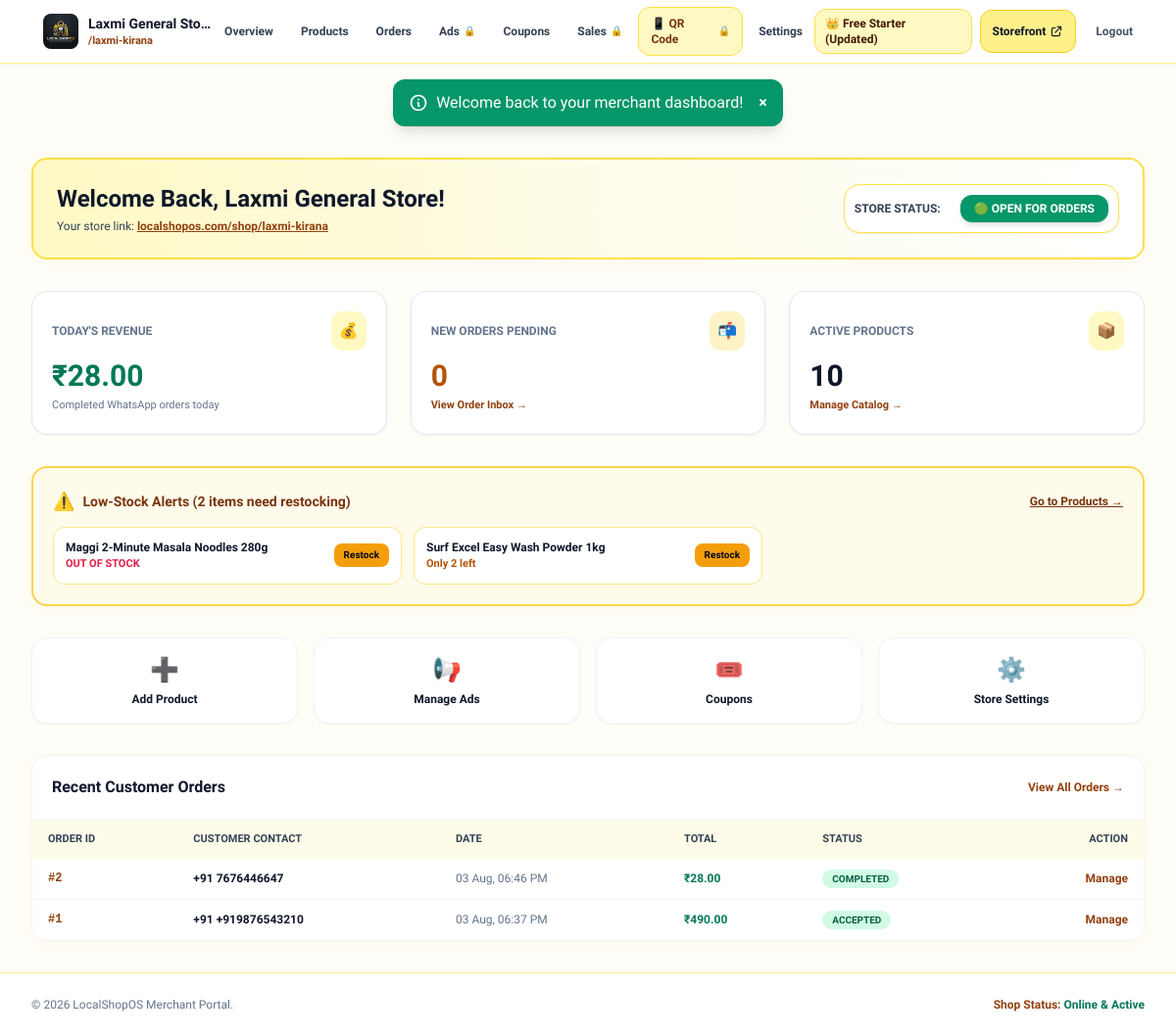
Screenshot of /dashboard/index.php (signed in) with the database file from the repository.
### tables this page shows
CREATE TABLE `tenants` (
  `id` int(11) NOT NULL AUTO_INCREMENT,
  `shop_name` varchar(255) NOT NULL,
  `subdomain` varchar(100) NOT NULL,
  `whatsapp_number` varchar(20) NOT NULL,
  `category` varchar(100) DEFAULT 'General Store',
  `logo_url` varchar(550) DEFAULT NULL,
  `product_limit` int(11) DEFAULT 30,
  `plan_status` varchar(20) DEFAULT 'trial',
  `trial_ends_at` datetime DEFAULT NULL,
  `plan_id` int(11) DEFAULT NULL,
  `is_open` tinyint(1) DEFAULT 1,
  `last_login_at` datetime DEFAULT NULL,
  `delivery_enabled` tinyint(1) DEFAULT 1,
  `delivery_fee` decimal(10,2) DEFAULT 0.00,
  `min_delivery_order` decimal(10,2) DEFAULT 0.00,
  `delivery_area_note` varchar(255) DEFAULT NULL,
  `order_thank_you_msg` text DEFAULT NULL,
  `created_at` datetime DEFAULT current_timestamp(),
  PRIMARY KEY (`id`),
  UNIQUE KEY `subdomain` (`subdomain`),
  KEY `subdomain_2` (`subdomain`),
  KEY `plan_status` (`plan_status`),
  KEY `plan_id` (`plan_id`),
  CONSTRAINT `tenants_ibfk_1` FOREIGN KEY (`plan_id`) REFERENCES `plans` (`id`) ON DELETE SET NULL
);

CREATE TABLE `plans` (
  `id` int(11) NOT NULL AUTO_INCREMENT,
  `name` varchar(255) NOT NULL,
  `price` decimal(10,2) DEFAULT 0.00,
  `billing_period` varchar(50) DEFAULT 'monthly',
  `product_limit` int(11) DEFAULT 30,
  `is_default` tinyint(1) DEFAULT 0,
  `created_at` datetime DEFAULT current_timestamp(),
  PRIMARY KEY (`id`)
);

CREATE TABLE `products` (
  `id` int(11) NOT NULL AUTO_INCREMENT,
  `tenant_id` int(11) NOT NULL,
  `name` varchar(255) NOT NULL,
  `price` decimal(10,2) NOT NULL,
  `stock_count` int(11) DEFAULT 0,
  `photo_url` varchar(550) DEFAULT NULL,
  `category` varchar(100) NOT NULL DEFAULT 'General',
  `is_active` tinyint(1) DEFAULT 1,
  `created_at` datetime DEFAULT current_timestamp(),
  PRIMARY KEY (`id`),
  KEY `tenant_id` (`tenant_id`),
  KEY `tenant_id_2` (`tenant_id`,`is_active`),
  KEY `tenant_id_3` (`tenant_id`,`category`),
  CONSTRAINT `products_ibfk_1` FOREIGN KEY (`tenant_id`) REFERENCES `tenants` (`id`) ON DELETE CASCADE
);

CREATE TABLE `orders` (
  `id` int(11) NOT NULL AUTO_INCREMENT,
  `tenant_id` int(11) NOT NULL,
  `customer_contact` varchar(100) NOT NULL,
  `total` decimal(10,2) NOT NULL,
  `discount_amount` decimal(10,2) DEFAULT 0.00,
  `coupon_code` varchar(50) DEFAULT NULL,
  `status` varchar(20) DEFAULT 'new',
  `accepted_at` datetime DEFAULT NULL,
  `preparing_at` datetime DEFAULT NULL,
  `completed_at` datetime DEFAULT NULL,
  `delivery_type` varchar(20) DEFAULT 'delivery',
  `delivery_address` text DEFAULT NULL,
  `delivery_contact` varchar(50) DEFAULT NULL,
  `payment_mode` varchar(50) DEFAULT 'cod',
  `delivery_fee` decimal(10,2) DEFAULT 0.00,
  `created_at` datetime DEFAULT current_timestamp(),
  PRIMARY KEY (`id`),
  KEY `tenant_id` (`tenant_id`),
  KEY `tenant_id_2` (`tenant_id`,`status`),
  KEY `tenant_id_3` (`tenant_id`,`created_at`),
  CONSTRAINT `orders_ibfk_1` FOREIGN KEY (`tenant_id`) REFERENCES `tenants` (`id`) ON DELETE CASCADE
);

### dashboard/index.php (the view, shortened to what the rows shown need)
<?php
require_once __DIR__ . '/header.php';
$lowStockStmt = $pdo->prepare("SELECT * FROM products WHERE tenant_id = ? AND is_active = 1 AND stock_count <= 5 ORDER BY stock_count ASC LIMIT 6");
$lowStockStmt->execute([$tenantId]);
$lowStockProducts = $lowStockStmt->fetchAll();
$recentOrdersStmt = $pdo->prepare("SELECT * FROM orders WHERE tenant_id = ? ORDER BY id DESC LIMIT 5");
$recentOrdersStmt->execute([$tenantId]);
$recentOrders = $recentOrdersStmt->fetchAll();
?>
<div class="app-card p-6 rounded-2xl mb-8 bg-gradient-to-r from-brand-100 via-brand-50 to-white border-2 border-brand-300">
  <div class="flex flex-col md:flex-row md:items-center justify-between gap-4">
    <div class="space-y-1">
      <div class="flex items-center space-x-2">
        <h1 class="text-xl sm:text-2xl font-black text-slate-900">Welcome Back, <?= htmlspecialchars($shopName) ?>!</h1>
      </div>
    </div>
  </div>
</div>
<?php if (!empty($lowStockProducts)): ?>
  <div class="app-card p-5 rounded-2xl mb-8 bg-amber-50 border-2 border-amber-300 space-y-3">
    <div class="grid grid-cols-1 sm:grid-cols-2 lg:grid-cols-3 gap-3">
      <?php foreach ($lowStockProducts as $lp): ?>
        <div class="bg-white p-3 rounded-xl border border-amber-200 flex items-center justify-between text-xs">
          <div class="min-w-0 pr-2">
            <h5 class="font-extrabold text-slate-900 truncate"><?= htmlspecialchars($lp['name']) ?></h5>
            <span class="text-[11px] font-black <?= $lp['stock_count'] === 0 ? 'text-rose-600' : 'text-amber-700' ?>">
              <?= $lp['stock_count'] === 0 ? 'OUT OF STOCK' : 'Only ' . $lp['stock_count'] . ' left' ?>
            </span>
          </div>
          <a href="/dashboard/products.php" class="px-2.5 py-1 bg-amber-500 hover:bg-amber-600 text-slate-950 font-black text-[10px] rounded-lg shrink-0">
            Restock
          </a>
        </div>
      <?php endforeach; ?>
    </div>
  </div>
<?php endif; ?>
<div class="app-card rounded-2xl overflow-hidden bg-white">
  <?php if (empty($recentOrders)): ?>
    <div class="text-center py-12">
      <div class="text-4xl mb-2">🛍️</div>
      <p class="text-xs text-slate-500 font-medium">No orders received yet.</p>
    </div>
  <?php else: ?>
    <div class="overflow-x-auto">
      <table class="w-full text-left text-xs">
        <thead class="bg-brand-50 text-slate-700 uppercase font-black text-[11px]">
          <tr>
            <th class="py-3 px-4">Order ID</th>
            <th class="py-3 px-4">Customer Contact</th>
            <th class="py-3 px-4">Date</th>
            <th class="py-3 px-4">Total</th>
            <th class="py-3 px-4">Status</th>
            <th class="py-3 px-4 text-right">Action</th>
          </tr>
        </thead>
        <tbody class="divide-y divide-slate-100 font-medium">
          <?php foreach ($recentOrders as $ord): ?>
            <tr class="hover:bg-brand-50/50">
              <td class="py-3 px-4 font-mono font-bold text-amber-800">#<?= $ord['id'] ?></td>
              <td class="py-3 px-4 font-bold text-slate-900">+91 <?= htmlspecialchars($ord['customer_contact']) ?></td>
              <td class="py-3 px-4 text-slate-500"><?= date('d M, h:i A', strtotime($ord['created_at'])) ?></td>
              <td class="py-3 px-4 font-black text-emerald-700">₹<?= number_format($ord['total'], 2) ?></td>
              <td class="py-3 px-4">
                <span class="px-2.5 py-1 rounded-full text-[10px] font-black uppercase
                  <?= $ord['status'] === 'new' ? 'bg-amber-100 text-amber-800 border border-amber-300' : 'bg-emerald-100 text-emerald-800' ?>">
                  <?= htmlspecialchars($ord['status']) ?>
                </span>
              </td>
              <td class="py-3 px-4 text-right">
                <a href="/dashboard/orders.php" class="text-xs font-bold text-amber-800 hover:underline">Manage</a>
              </td>
            </tr>
          <?php endforeach; ?>
        </tbody>
      </table>
    </div>
  <?php endif; ?>
</div>
<?php require_once __DIR__ . '/footer.php'; ?>

### dashboard/header.php (shortened to what the rows shown need)
<?php
$tenantId  = get_logged_tenant_id();
$shopName  = $_SESSION['shop_name'] ?? 'My Shop';
$pdo = getDBConnection();
$tenantCheckStmt = $pdo->prepare("SELECT t.*, p.name as plan_name FROM tenants t LEFT JOIN plans p ON t.plan_id = p.id WHERE t.id = ?");
$tenantCheckStmt->execute([$tenantId]);
$tenantInfo = $tenantCheckStmt->fetch();
$planName   = $tenantInfo && !empty($tenantInfo['plan_name']) ? $tenantInfo['plan_name'] : 'Starter Free';
?>
<!DOCTYPE html>
<html lang="en" class="h-full font-sans antialiased bg-[#FFFDF7] text-slate-900">
<head>
    <script src="https://cdn.tailwindcss.com"></script>
</head>
<body class="min-h-full flex flex-col justify-between bg-[#FFFDF7] text-slate-900 overflow-x-hidden">
<header class="sticky top-0 z-40 app-nav shadow-sm">
  <div class="max-w-7xl mx-auto px-4 sm:px-6 lg:px-8">
    <div class="flex items-center justify-between h-16">
      <div class="flex items-center space-x-3">
        <a href="/dashboard/index.php" class="flex items-center space-x-2.5">
          <div class="truncate max-w-[130px] sm:max-w-xs">
            <h1 class="font-black text-xs sm:text-sm text-slate-900 leading-tight flex items-center gap-1.5 truncate">
              <span class="truncate"><?= htmlspecialchars($shopName) ?></span>
            </h1>
          </div>
        </a>
      </div>
      <div class="flex items-center space-x-2">
        <a href="/dashboard/plans.php" class="px-2.5 py-1.5 bg-brand-100 hover:bg-brand-200 border border-brand-300 text-amber-950 rounded-xl text-[11px] sm:text-xs font-black transition-all flex items-center space-x-1 shadow-sm">
          <span>👑 <?= htmlspecialchars($planName) ?></span>
        </a>
      </div>
    </div>
  </div>
</header>
<main class="max-w-7xl mx-auto px-4 sm:px-6 lg:px-8 py-6 sm:py-8 flex-1 w-full">

### rows the page displays
tenants: plan.name "Free Starter (Updated)"
products: name "Maggi 2-Minute Masala Noodles 280g", stock_count "OUT OF STOCK"
products: name "Surf Excel Easy Wash Powder 1kg", stock_count "2"
orders: id "2", customer_contact "7676446647", created_at "03 Aug, 06:46 PM", total "28.00", status "COMPLETED"
orders: id "1", customer_contact "+919876543210", created_at "03 Aug, 06:37 PM", total "490.00", status "ACCEPTED"

### other values shown
$shopName "Laxmi General Store"
$subdomain "laxmi-kirana"
$flash['message'] "Welcome back to your merchant dashboard!"
$todayRevenue "28.00"
$newOrdersCount "0"
$activeProductsCount "10"
count($lowStockProducts) "2"
